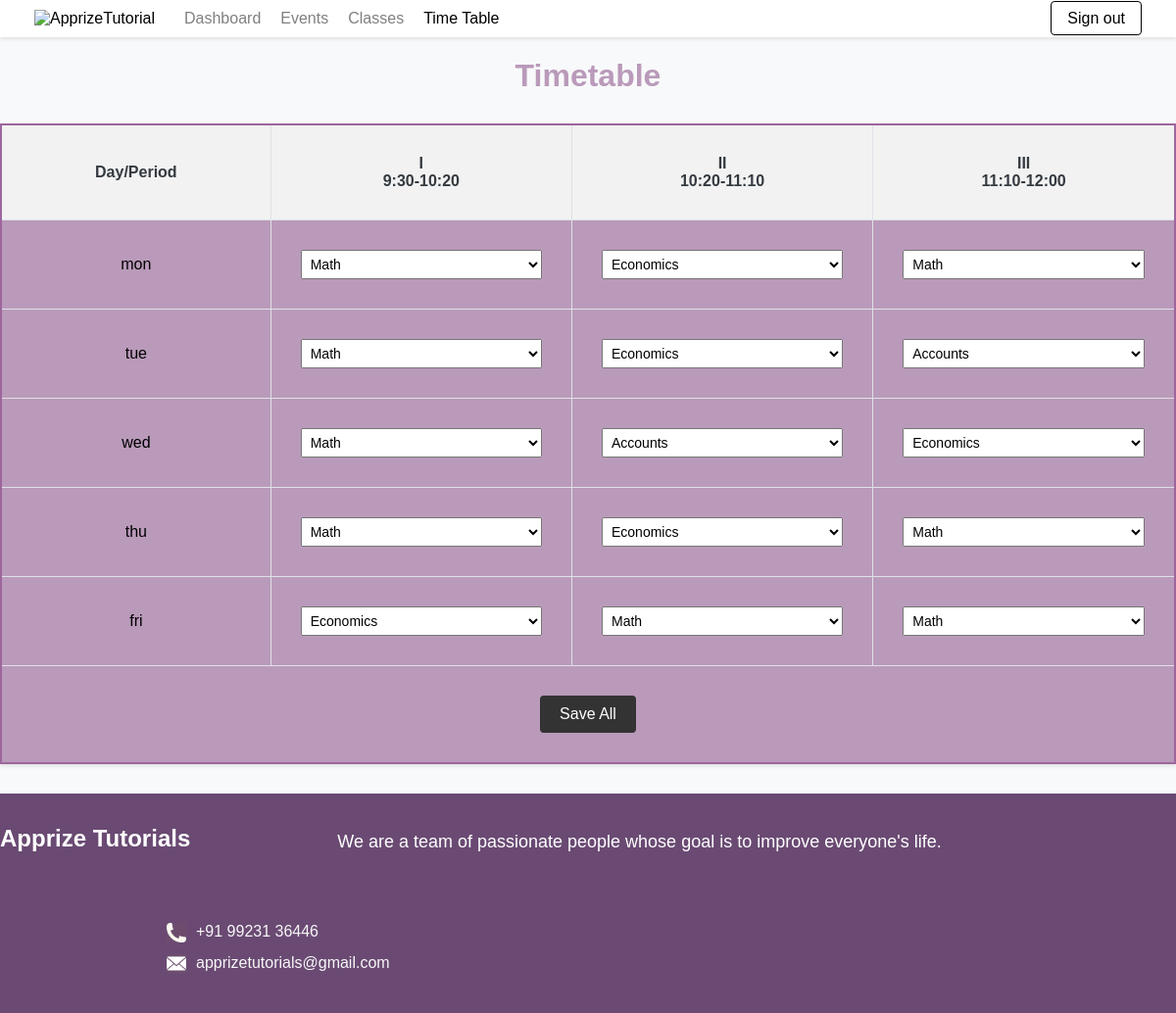
The app's page /admin/timetable.php (signed in) with its own data.
### tables this page shows
CREATE TABLE `tbTimetable` (
  `id` int NOT NULL,
  `day` varchar(50) NOT NULL,
  `subject` varchar(150) NOT NULL
);

### admin/timetable.php (the view, shortened to what this page needs)
<?php
include_once('../config/config.php');
$sql = "SELECT * FROM tbtimetable ORDER BY FIELD(day, 'mon', 'tue', 'wed', 'thu', 'fri')";
$result = $conn->query($sql);
?>
<!DOCTYPE html>
<html lang="en">
<head>
    <link rel="stylesheet" href="../public/css/admin.css"/>
</head>
<body>
    <div id="wrapwrap" class="classpage">
    <header id="top" data-anchor="true" data-name="Header" data-extra-items-toggle-aria-label="Extra items button" class="o_header_standard">
            <nav data-name="Navbar" aria-label="Main" class="navbar navbar-expand-lg navbar-light o_colored_level o_cc d-none d-lg-block shadow-sm ">
                <div id="o_main_nav" class="o_main_nav container">
        <a data-name="Navbar Logo" class="navbar-brand logo me-4">
                <span role="img" aria-label="Logo of ApprizeTutorial" title="ApprizeTutorial"><img src="../images/logo.png" class="img img-fluid" width="95" height="40" alt="ApprizeTutorial" loading="lazy"/></span>
            </a>
        <ul role="menu" id="top_menu" class="nav navbar-nav top_menu o_menu_loading me-auto">
        <li role="presentation" class="nav-item">
            <a role="menuitem" href="dashboard.php" class="nav-link ">
                <span>Dashboard</span>
            </a>
        </li>
        <li role="presentation" class="nav-item">
            <a role="menuitem" href="event.php" class="nav-link ">
                <span>Events</span>
            </a>
        </li>
        <li role="presentation" class="nav-item">
            <a role="menuitem" href="class.php" class="nav-link ">
                <span>Classes</span>
            </a>
        </li>
        <li role="presentation" class="nav-item">
            <a role="menuitem" href="timetable.php" class="nav-link active">
                <span>Time Table</span>
            </a>
        </li>
        </ul>
    <ul class="navbar-nav align-items-center gap-2 flex-shrink-0 justify-content-end ps-3">
                <li class=" o_no_autohide_item">
                <?php if (isset($_SESSION["userID"])) { ?>
                    <a href="../login.php" class="btn btn-outline-secondary">Sign out</a>
                   <?php }else {?>
                    <a href="../login.php" class="btn btn-outline-secondary">Sign in</a>
                    <?php }?>
                </li>
    </ul>
                </div>
        </nav>
        </header>
        <main>
            <h1>Timetable</h1>
            <table id="timetable" class="display" style="width:100%">
                <thead>
                    <tr>
                        <th>Day/Period</th>
                        <th>I<br>9:30-10:20</th>
                        <th>II<br>10:20-11:10</th>
                        <th>III<br>11:10-12:00</th>
                    </tr>
                </thead>
                <form method="POST">
    <tbody>
        <?php
        $currentDay = "";
        while ($row = $result->fetch(PDO::FETCH_ASSOC)) {
            if ($row['day'] != $currentDay) {
                $currentDay = $row['day'];
                echo "<tr><td>" . htmlspecialchars($currentDay) . "</td>";
            }
            echo "<td>
                    <select name='subjects[{$row['id']}]'>
                        <option value='Math' " . ($row['subject'] === 'Math' ? 'selected' : '') . ">Math</option>
                        <option value='Economics' " . ($row['subject'] === 'Economics' ? 'selected' : '') . ">Economics</option>
                        <option value='English' " . ($row['subject'] === 'English' ? 'selected' : '') . ">English</option>
                        <option value='Accounts' " . ($row['subject'] === 'English' ? 'selected' : '') . ">Accounts</option>
                    </select>
                </td>";
        }
        ?>
    </tbody>
    <tfoot>
        <tr>
            <td colspan="4">
                <button type="submit" name="update_timetable" class="btn btn-primary" >Save All</button>
            </td>
        </tr>
    </tfoot>
</form>
            </table>
        </main>
    </div>
    <footer id="bottom" class="o_footer o_colored_level o_cc">
        <div id="footer" class="oe_structure oe_structure_solo">
            <section class="s_text_block pt48">
                <div class="container">
                    <div class="row">
                        <div class="col-lg-3 pb24">
                            <h4><b>Apprize Tutorials</b></h4>
                        </div>
                        <div class="col-lg-9 pb24">
                            <p class="lead">We are a team of passionate people whose goal is to improve everyone's life.</p>
                        </div>
                    </div>
                </div>
            </section>
            <section class="s_text_block">
                <div class="container">
                    <div class="row align-items-center">
                        <div class="col-lg-6 pb24">
                            <ul class="list-unstyled mb-0">
                                <li><img src="../images/icon.png" alt="Phone Icon" width="20" height="20" class="me-2"><a href="tel:+91 99231 36446">+91 99231 36446</a></li>
                                <li><img src="../images/icon2.png" alt="Email Icon" width="20" height="20" class="me-2"><a href="mailto:apprizetutorials@gmail.com">apprizetutorials@gmail.com</a></li>
                            </ul>
                        </div>
                    </div>
                </div>
            </section>
        </div>
    </footer>
</body>
</html>

### public/css/admin.css (style rules this page uses)
body { margin: 0; font-family: 'Arial', sans-serif; }
.navbar { padding: 10px 35px; background-color: white; box-shadow: 0 2px 4px rgba(0, 0, 0, 0.1); }
.o_main_nav.container { display: flex; align-items: center; justify-content: space-between; }
.navbar-brand.logo { display: flex; align-items: center; }
.navbar-brand.logo img { height: 40px; width: auto; }
.navbar-nav.top_menu { display: flex; list-style-type: none; margin: 0; padding: 0; margin-left: 20px; }
.navbar-nav.top_menu .nav-item { margin: 0 10px; }
.navbar-nav.top_menu .nav-link { color: #817f7f; text-decoration: none; font-size: 16px; }
.navbar-nav.top_menu .nav-link.active { color: #000; }
.navbar-nav.align-items-center { display: flex; list-style: none; margin: 0; padding: 0; margin-left: auto; }
.btn-outline-secondary { padding: 8px 16px; border: 1px solid #000; color: #000; background-color: transparent; border-radius: 4px; text-decoration: none; font-size: 16px; }
footer.o_footer { background-color: #6A4A73; color: #fff; }
footer .s_text_block { padding-bottom: 24px; }
footer h4 { font-size: 24px; font-weight: bold; color: #ffffff; }
footer p.lead { font-size: 18px; margin-bottom: 16px; color: #ffffff; font-weight: lighter; padding: 4px 150px; padding-bottom: 0px; }
footer ul { padding-left: 170px; list-style: none; }
footer ul li { display: flex; margin-bottom: 12px; font-size: 16px; }
footer ul li img { margin-right: 10px; }
footer ul li a { color: #f7f7f7; text-decoration: none; }
footer .container { max-width: 1200px; margin: 0 auto; }
footer .row { display: flex; justify-content: flex-start; align-items: center; }
body { font-family: Arial, sans-serif; background-color: #f8f9fa; margin: 0; padding: 0; }
h1 { text-align: center; color:#BA9ABA; }
table { border-collapse: collapse; margin: 30px auto; background-color: #BA9ABA; border: 2px solid#9D669D; box-shadow: 0 2px 4px rgba(0, 0, 0, 0.1); }
th, td { border: 1px solid #dee2e6; padding: 30px; text-align: center; }
th { background-color: #f2f2f2; color: #343a40; }
select { width: 100%; padding: 5px; font-size: 14px; }
.btn-primary { background-color: #333; color: #fff; border: none; padding: 10px 20px; border-radius: 4px; cursor: pointer; font-size: 16px; }
button { padding: 10px 15px; background-color: #ccc; color: white; border: none; cursor: pointer; }

### records on screen
tbtimetable: day "mon", subject+id "Math"
tbtimetable: subject+id "Economics"
tbtimetable: subject+id "Math"
tbtimetable: day "tue", subject+id "Math"
tbtimetable: subject+id "Economics"
tbtimetable: subject+id "Accounts"
tbtimetable: day "wed", id "Math"
tbtimetable: subject+id "Accounts"
tbtimetable: subject+id "Economics"
tbtimetable: day "thu", subject+id "Math"
tbtimetable: subject+id "Economics"
tbtimetable: id "Math"
tbtimetable: day "fri", subject+id "Economics"
tbtimetable: id "Math"
tbtimetable: subject+id "Math"
